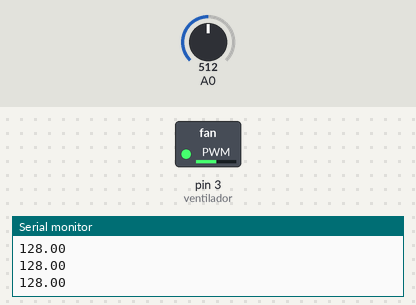
A sketch run on a simulated Arduino Uno, built with avr-gcc and run on an emulated ATmega328P. Shown: switched loads named in the sketch (green lamp = pin HIGH), the last lines printed to the serial monitor. The inputs (shaded band) are chosen by the test bench; at power-on: A0 = 512.

Above: at 1.2 s.
1.3 s: A0 set to 716
At 2.4 s:
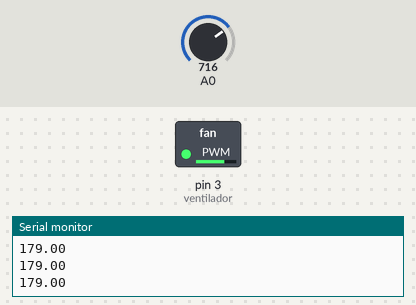
2.8 s: A0 set to 900
At 4.0 s:
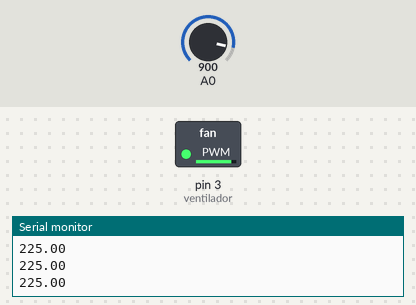
4.3 s: A0 set to 122
At 5.5 s:
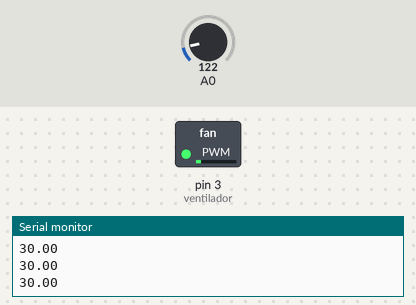
5.8 s: A0 set to 0
At 6.4 s:
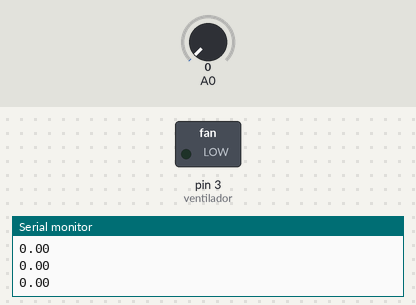
Timing chart, 0 to 8.3 s (numbered marks = the images above; inputs shaded):
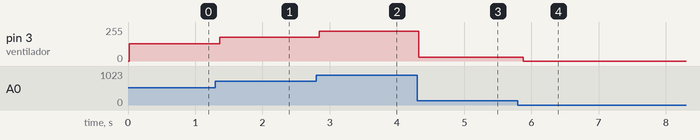

Measured:
- after the input at 1.3 s, pin 3 (ventilador): 128/255 → 179/255 after 0.06 s
- after the input at 2.8 s, pin 3 (ventilador): 179/255 → 225/255 at once
- after the input at 4.3 s, pin 3 (ventilador): 225/255 → 30/255 at once
- after the input at 5.8 s, pin 3 (ventilador): 30/255 → 0/255 after 0.08 s

The sketch:

clase2_ventilador.ino
```cpp
int ventilador = 3;
int pot = A0;

void setup() {
  pinMode(ventilador, OUTPUT);
  Serial.begin(9600);
}

void loop() {
  int sensorValue = analogRead(A0);
  float voltaje = sensorValue / 4;
  Serial.println(voltaje);
  delay(20);

  analogWrite(ventilador, voltaje);
  delay(50);
}
```
